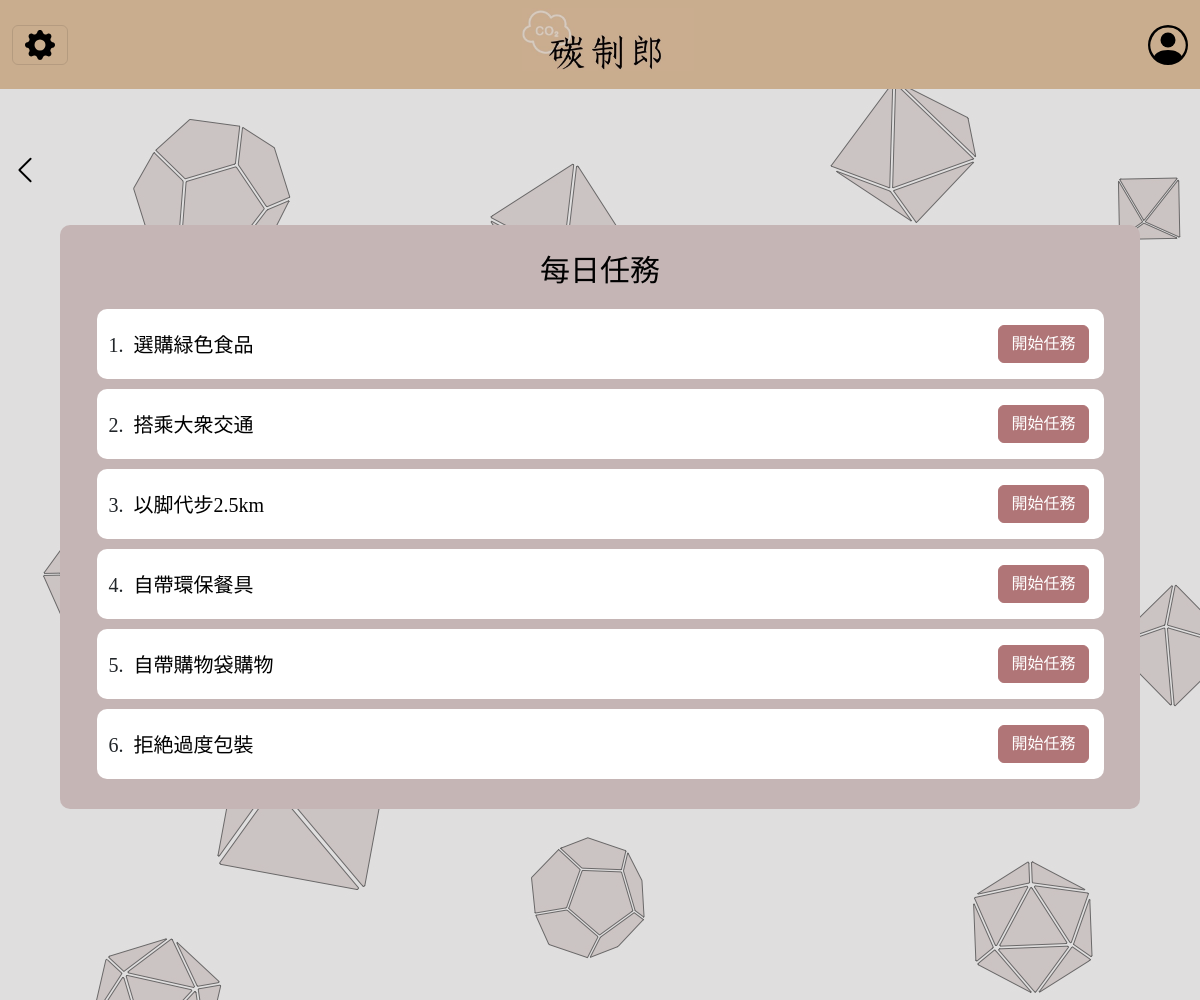
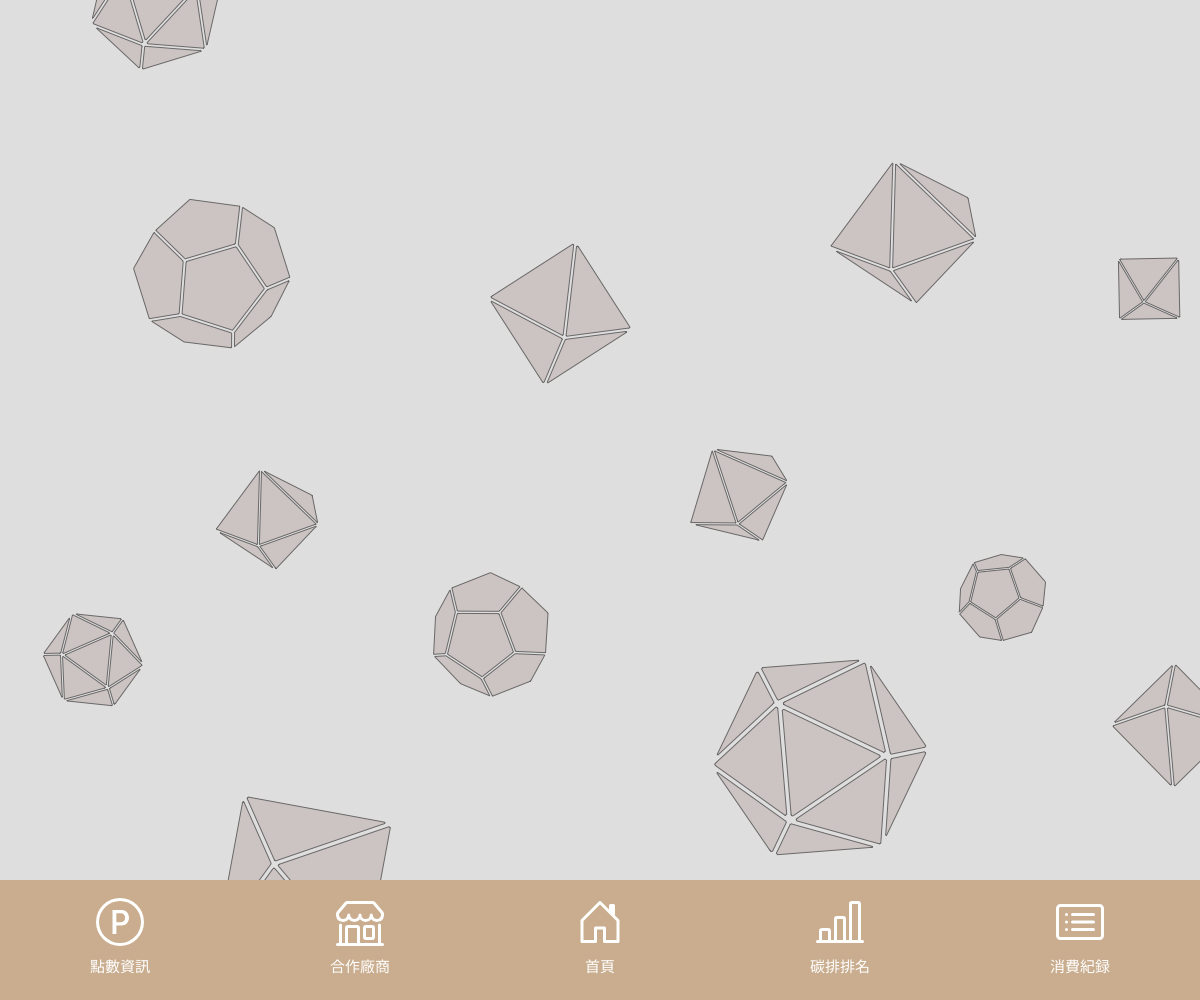
The page /activity/ on the database its author committed (2 pictures, top to bottom).
### myapp/models.py (models this page shows)
class Mission(models.Model):
    VID = models.CharField('任務編號', max_length=1000)
    Vname = models.CharField('任務', max_length=100, null=False)
    VCarbon = models.FloatField('碳排', null=False)
    VCheck = models.BooleanField('完成確認')

### myapp/views.py (the view)
# urls.py: path('activity/',views.activity_view),
def activity_view(request):
    items = Mission.objects.all()
    return render(request, 'activity.html', locals())

### templates/activity.html (shortened to what this page needs)
<!DOCTYPE html>
<html lang="en">
<head>
    {% load static %}
    <link href="https://cdn.jsdelivr.net/npm/bootstrap@5.2.3/dist/css/bootstrap.min.css" rel="stylesheet"
>
    <link rel="stylesheet" href="../static/css/index.css">
    <link rel="stylesheet" href="../static/css/basic.css">
</head>
<body>
    <nav class="navbar bg-info position-fixed top-0 nav_width" aria-label="Light offcanvas navbar" id="nav_bg"
        style="z-index: 10000;">
        <div class="container-fluid">
            <button class="navbar-toggler" type="button" data-bs-toggle="offcanvas"
                data-bs-target="#offcanvasNavbarLight" aria-controls="offcanvasNavbarLight">
            </button>
            <div>
                <img src="../static/img/logo.jpg" style="width: 172.5px; height: 63px; margin-bottom: 10px;">
            </div>
            <a class="btn_mem" href="/vmember/" role="button">
            </a>
        </div>
    </nav>
    <div class="container1" style="opacity:0.5">
        <div class="inner"></div>
    </div>
    <div class="main_body" style="position: absolute; top:50px;" >
        <a href="/index/" class="btn_mem" role="button">
            <svg xmlns="http://www.w3.org/2000/svg" width="16" height="16" fill="currentColor"
                class="bi bi-chevron-left" id="act_back" viewBox="0 0 16 16">
                <path fill-rule="evenodd"
                    d="M11.354 1.646a.5.5 0 0 1 0 .708L5.707 8l5.647 5.646a.5.5 0 0 1-.708.708l-6-6a.5.5 0 0 1 0-.708l6-6a.5.5 0 0 1 .708 0z" />
            </svg>
        </a>
        <div class="mid_body" style="margin-bottom: 30px; margin-top:40px; padding-bottom:30px;">
            <p class="check_exc_t">每日任務</p>
            {% for item in items %}
            <form action="/in_progress/" method = "POST" >{% csrf_token %}
                <div class="missions">
                {{forloop.counter}}.
                <input type = "text" class="act_title" name = 'vname' value = '{{item.Vname}}' readonly>
                <input type="submit" class="misbtn btn btn-primary" id="membtn" value="開始任務">
                </div>
            </form>
            {% endfor %}
        </div>
    </div>
    <nav class="nav position-fixed bottom-0 bg-secondary nav_width" aria-label="Secondary navigation"
        style="background-color: #c9ad8e !important; height: 120px;">
        <a class="nav-link b_nav_w" aria-current="page" href="/point_view/">
            <div>
                <p class="b_nav_t">點數資訊</p>
            </div>
        </a>
        <a class="nav-link b_nav_w" href="/comp_view/">
            <div>
                <p class="b_nav_t">合作廠商</p>
            </div>
        </a>
        <a class="nav-link b_nav_w" href="/index/">
            <div>
                <p class="b_nav_t">首頁</p>
            </div>
        </a>
        <a class="nav-link b_nav_w" href="/rank/">
            <div>
                <p class="b_nav_t">碳排排名</p>
            </div>
        </a>
        <a class="nav-link b_nav_w" href="/record_view/">
            <div>
                <p class="b_nav_t">消費紀録</p>
            </div>
        </a>
    </nav>
</body>
</html>

### static/css/index.css (style rules this page uses)
body,button, input, select, textarea,h1 ,h2, h3, h4, h5, h6 { font-family: Microsoft YaHei,'宋體' , Tahoma, Helvetica, Arial, "\5b8b\4f53", sans-serif; }
.nav_width { width: 100%; }
.container1 { font-size: 0; position:relative; top:0; left:0; width: 2000px; height: 2000px; overflow: hidden; margin: 0; padding:0; transform: translate3d(0, 0, 0) }
.inner { width: 5760px; height: 100%; position: absolute; top: 0; left: 0; background-image: url('../img/bg.jpg'); animation: move 40s linear 0s infinite; transform: translate3d(0, 0, 0); z-index: 10; }
#nav_bg { background-color: #c9ad8e !important; }
.main_body { width: 100%; margin-top:30px; padding-top: 10px; padding-bottom: 70px; }
.b_nav_t { width: 100%; font-size: 15px; color: white; margin: 0 0 16px 0; text-align: center; }
.b_nav_w { width: 20%; display: flex; flex-direction: column; }
.nav-link { border-radius: 0%; margin: 0 0 -10px; padding:0; color: black !important; }
.b_nav_w svg { margin: 16px auto; color: white; }
.btn_mem { background-color:transparent; border: none; }
.btn-primary { --bs-btn-bg: #b09575; --bs-btn-border-color: #b09575; --bs-btn-active-bg: #c9ad8e; --bs-btn-active-border-color: #c9ad8e; --bs-btn-hover-bg: #c9ad8e; --bs-btn-hover-border-color: #c9ad8e; margin-bottom: 10px; }
#membtn { --bs-btn-bg: #b07577; --bs-btn-border-color: #b07577; --bs-btn-active-bg: #c98e8e; --bs-btn-active-border-color: #c98e8e; --bs-btn-hover-bg: #c98e8e; --bs-btn-hover-border-color: #c98e8e; margin-bottom: 10px; }
.nav_width { width: 100%; background-color: #c9ad8e; }
.b_nav_w { width: 20%; height: 120px; display: flex; flex-direction: column; padding:8px; transition: 0.5s; background-color: #c9ad8e; border-radius: 10px; }
.b_nav_w svg { margin: 10px auto; color: white; }
.b_nav_t { width: 100%; font-size: 15px; color: white; margin: 0; text-align: center; }
.check_exc_t { text-align: center; margin-top: 13px; }
.missions { width: 95%; height: 70px; background-color: white; border-radius: 10px; margin:10px auto 0; font-size: 20px; padding-top: 16px; padding-left:12px }
.misbtn { float: right; font-size: 16px; margin-right: 15px; }
.act_title { font-size: 20px; margin: 5px; border: 0; width: 160px; }
#act_back { margin-top: 65px; margin-left: 10px; width: 30px; height: 30px; color: black; }
.check_exc_t { font-size: 30px; }
.mid_body { width: 90%; background-color: #c5b5b5; border-radius: 10px; margin: 100px auto; padding: 10px; }

### static/css/basic.css (style rules this page uses)
* { margin:0; padding: 0; list-style: none; box-sizing: border-box; }
html,body { font-family: "ZiTiGuanJiaFangSongTi-2" !important; margin:0; padding: 0; height: 100%; overflow: hidden; overflow-y: scroll; -webkit-overflow-scrolling: touch; background-color: #d4d2d2; }
a,input,p,h1,h2,h3,h4,h5,h6,button { font-family: "ZiTiGuanJiaFangSongTi-2" !important; color: black; }

### rows shown on the page
Mission: vname "選購緑色食品"
Mission: vname "搭乘大衆交通"
Mission: vname "以脚代步2.5km"
Mission: vname "自帶環保餐具"
Mission: vname "自帶購物袋購物"
Mission: vname "拒絶過度包裝"
